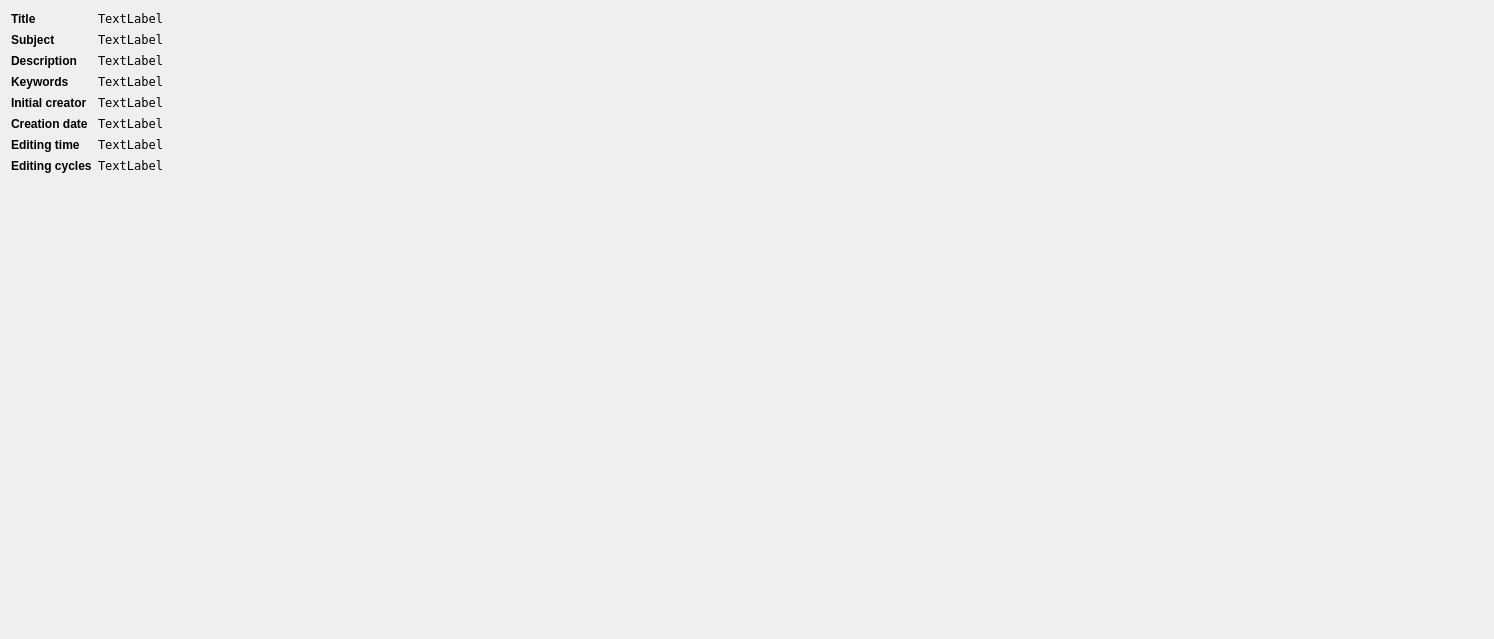
                                 <widget class="QWidget" name="scrollAreaWidgetContentsNfoKraAbout">
                                  <property name="geometry">
                                   <rect>
                                    <x>0</x>
                                    <y>0</y>
                                    <width>1494</width>
                                    <height>639</height>
                                   </rect>
                                  </property>
                                  <layout class="QFormLayout" name="formLayout">
                                   <item row="0" column="0">
                                    <widget class="QLabel" name="label_4">
                                     <property name="font">
                                      <font>
                                       <weight>75</weight>
                                       <bold>true</bold>
                                      </font>
                                     </property>
                                     <property name="text">
                                      <string>Title</string>
                                     </property>
                                    </widget>
                                   </item>
                                   <item row="0" column="1">
                                    <widget class="QLabel" name="lblKraAboutTitle">
                                     <property name="font">
                                      <font>
                                       <family>DejaVu Sans Mono</family>
                                      </font>
                                     </property>
                                     <property name="text">
                                      <string>TextLabel</string>
                                     </property>
                                    </widget>
                                   </item>
                                   <item row="2" column="0">
                                    <widget class="QLabel" name="label_5">
                                     <property name="font">
                                      <font>
                                       <weight>75</weight>
                                       <bold>true</bold>
                                      </font>
                                     </property>
                                     <property name="text">
                                      <string>Description</string>
                                     </property>
                                    </widget>
                                   </item>
                                   <item row="2" column="1">
                                    <widget class="QLabel" name="lblKraAboutDesc">
                                     <property name="font">
                                      <font>
                                       <family>DejaVu Sans Mono</family>
                                      </font>
                                     </property>
                                     <property name="text">
                                      <string>TextLabel</string>
                                     </property>
                                    </widget>
                                   </item>
                                   <item row="3" column="0">
                                    <widget class="QLabel" name="label_7">
                                     <property name="font">
                                      <font>
                                       <weight>75</weight>
                                       <bold>true</bold>
                                      </font>
                                     </property>
                                     <property name="text">
                                      <string>Keywords</string>
                                     </property>
                                    </widget>
                                   </item>
                                   <item row="3" column="1">
                                    <widget class="QLabel" name="lblKraAboutKeywords">
                                     <property name="font">
                                      <font>
                                       <family>DejaVu Sans Mono</family>
                                      </font>
                                     </property>
                                     <property name="text">
                                      <string>TextLabel</string>
                                     </property>
                                    </widget>
                                   </item>
                                   <item row="4" column="0">
                                    <widget class="QLabel" name="label_10">
                                     <property name="font">
                                      <font>
                                       <weight>75</weight>
                                       <bold>true</bold>
                                      </font>
                                     </property>
                                     <property name="text">
                                      <string>Initial creator</string>
                                     </property>
                                    </widget>
                                   </item>
                                   <item row="4" column="1">
                                    <widget class="QLabel" name="lblKraAboutInitCreator">
                                     <property name="font">
                                      <font>
                                       <family>DejaVu Sans Mono</family>
                                      </font>
                                     </property>
                                     <property name="text">
                                      <string>TextLabel</string>
                                     </property>
                                    </widget>
                                   </item>
                                   <item row="5" column="0">
                                    <widget class="QLabel" name="label_11">
                                     <property name="font">
                                      <font>
                                       <weight>75</weight>
                                       <bold>true</bold>
                                      </font>
                                     </property>
                                     <property name="text">
                                      <string>Creation date</string>
                                     </property>
                                    </widget>
                                   </item>
                                   <item row="5" column="1">
                                    <widget class="QLabel" name="lblKraAboutCreationDate">
                                     <property name="font">
                                      <font>
                                       <family>DejaVu Sans Mono</family>
                                      </font>
                                     </property>
                                     <property name="text">
                                      <string>TextLabel</string>
                                     </property>
                                    </widget>
                                   </item>
                                   <item row="6" column="0">
                                    <widget class="QLabel" name="label_13">
                                     <property name="font">
                                      <font>
                                       <weight>75</weight>
                                       <bold>true</bold>
                                      </font>
                                     </property>
                                     <property name="text">
                                      <string>Editing time</string>
                                     </property>
                                    </widget>
                                   </item>
                                   <item row="6" column="1">
                                    <widget class="QLabel" name="lblKraAboutEditingTime">
                                     <property name="font">
                                      <font>
                                       <family>DejaVu Sans Mono</family>
                                      </font>
                                     </property>
                                     <property name="text">
                                      <string>TextLabel</string>
                                     </property>
                                    </widget>
                                   </item>
                                   <item row="1" column="0">
                                    <widget class="QLabel" name="label_15">
                                     <property name="font">
                                      <font>
                                       <weight>75</weight>
                                       <bold>true</bold>
                                      </font>
                                     </property>
                                     <property name="text">
                                      <string>Subject</string>
                                     </property>
                                    </widget>
                                   </item>
                                   <item row="1" column="1">
                                    <widget class="QLabel" name="lblKraAboutSubject">
                                     <property name="font">
                                      <font>
                                       <family>DejaVu Sans Mono</family>
                                      </font>
                                     </property>
                                     <property name="text">
                                      <string>TextLabel</string>
                                     </property>
                                    </widget>
                                   </item>
                                   <item row="7" column="0">
                                    <widget class="QLabel" name="label_17">
                                     <property name="font">
                                      <font>
                                       <weight>75</weight>
                                       <bold>true</bold>
                                      </font>
                                     </property>
                                     <property name="text">
                                      <string>Editing cycles</string>
                                     </property>
                                    </widget>
                                   </item>
                                   <item row="7" column="1">
                                    <widget class="QLabel" name="lblKraAboutEditingCycles">
                                     <property name="font">
                                      <font>
                                       <family>DejaVu Sans Mono</family>
                                      </font>
                                     </property>
                                     <property name="text">
                                      <string>TextLabel</string>
                                     </property>
                                    </widget>
                                   </item>
                                  </layout>
                                 </widget>
